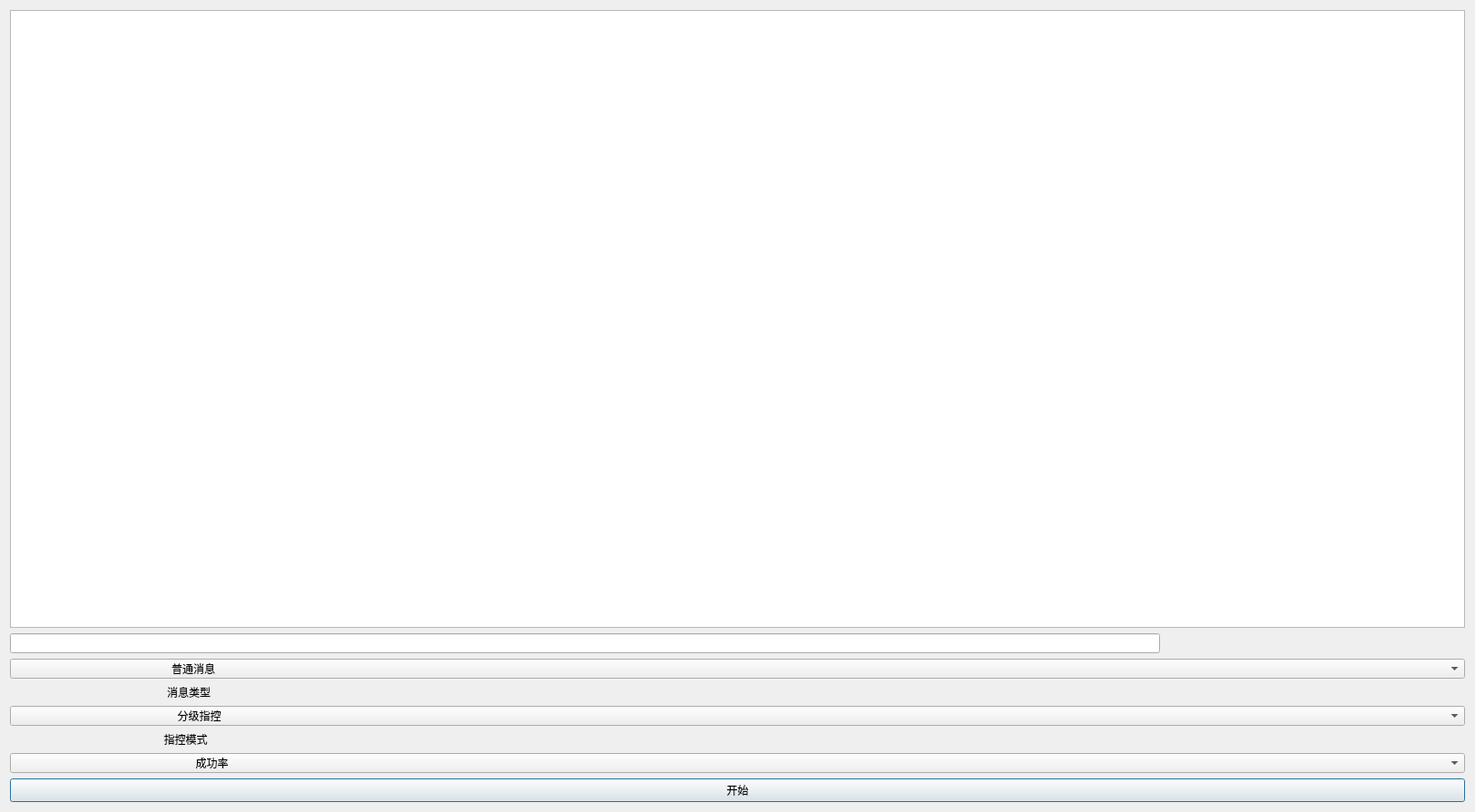
<?xml version="1.0" encoding="UTF-8"?>
<ui version="4.0">
 <class>Dialog</class>
 <widget class="QDialog" name="Dialog">
  <property name="geometry">
   <rect>
    <x>0</x>
    <y>0</y>
    <width>1625</width>
    <height>895</height>
   </rect>
  </property>
  <property name="windowTitle">
   <string>Dialog</string>
  </property>
  <layout class="QVBoxLayout" name="verticalLayout">
   <item>
    <widget class="QGraphicsView" name="graphicsView"/>
   </item>
   <item>
    <widget class="QLineEdit" name="lineEdit">
     <property name="maximumSize">
      <size>
       <width>1267</width>
       <height>16777215</height>
      </size>
     </property>
    </widget>
   </item>
   <item>
    <widget class="QComboBox" name="comboBox">
     <property name="minimumSize">
      <size>
       <width>1603</width>
       <height>0</height>
      </size>
     </property>
     <item>
      <property name="text">
       <string>                                                    普通消息</string>
      </property>
     </item>
     <item>
      <property name="text">
       <string>                                                    重要消息</string>
      </property>
     </item>
     <item>
      <property name="text">
       <string>                                                    关键消息</string>
      </property>
     </item>
    </widget>
   </item>
   <item>
    <widget class="QLabel" name="label">
     <property name="text">
      <string>                                                    消息类型                   </string>
     </property>
    </widget>
   </item>
   <item>
    <widget class="QComboBox" name="comboBox_2">
     <item>
      <property name="text">
       <string>                                                      分级指控</string>
      </property>
     </item>
     <item>
      <property name="text">
       <string>                                                      集中指控</string>
      </property>
     </item>
     <item>
      <property name="text">
       <string>                                                      mesh指控（贪婪路由）</string>
      </property>
     </item>
     <item>
      <property name="text">
       <string>                                                      mesh指控（冗余路由）</string>
      </property>
     </item>
     <item>
      <property name="text">
       <string>                                                      mesh指控（节点移动）</string>
      </property>
     </item>
     <item>
      <property name="text">
       <string>                                                      全部</string>
      </property>
     </item>
    </widget>
   </item>
   <item>
    <widget class="QLabel" name="label_2">
     <property name="text">
      <string>                                                   指控模式</string>
     </property>
    </widget>
   </item>
   <item>
    <widget class="QComboBox" name="comboBox_3">
     <item>
      <property name="text">
       <string>                                                            成功率</string>
      </property>
     </item>
     <item>
      <property name="text">
       <string>                                                             时延</string>
      </property>
     </item>
     <item>
      <property name="text">
       <string>                                                             通信</string>
      </property>
     </item>
    </widget>
   </item>
   <item>
    <widget class="QPushButton" name="pushButton_2">
     <property name="text">
      <string>开始</string>
     </property>
    </widget>
   </item>
  </layout>
 </widget>
 <resources/>
 <connections/>
</ui>
